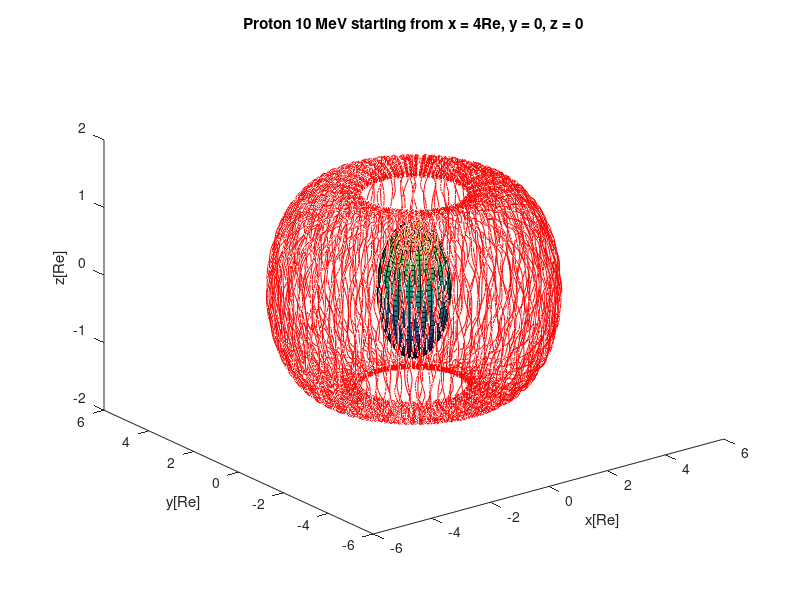

This figure's MATLAB source:
close all;
clear all;

global B0; global q; global m; global Re; global dt; 

% parameters
e = 1.602176565e-19; % Elementary charge (Coulomb)
m_pr = 1.672621777e-27; % Proton mass (kg)
m_el = 9.10938291e-31; % Electron mass (kg)
c = 299792458; % speed of light (m/s)
% Earth parameters
B0 = 3.07e-5 % Tesla
Re = 6378137 % meter (Earth radius)

% use electron/proton
m = m_pr % we choose proton, change to m_el when simulating electron
q = e % positive charge, change to -e when simulating electron

% Trajectory of a proton with 10MeV kinetic energy in dipole field
K = 1e7    % kinetic energy in eV
K = K*e;   % convert to Joule
% Find corresponding speed:
v_mod = c/sqrt(1+(m*c^2)/K) 

% initial position: equatorial plane 4Re from Earth
%x0 = 4*Re*rand(); 
%y0 = 0.0; 
%z0 = 0.0;
R1=1.25*Re;
R2=5*Re;
rho=rand(3);
nu=(1-2*rho(2));
x0 = (R1^3+(R2^3-R1^3)*rho(1))^(1/3)*(1-nu^2)^(1/2)*cos(2*pi*rho(3));
y0 = (R1^3+(R2^3-R1^3)*rho(1))^(1/3)*(1-nu^2)^(1/2)*sin(2*pi*rho(3));
z0 = (R1^3+(R2^3-R1^3)*rho(1))^(1/3)*nu;
%pitch_angle = 30.0 * rand() %  initial angle between velocity and mag.field (degrees)

% initial velocity
u0 = v_mod;
v0 = v_mod;%*sin(pitch_angle*pi/180)*rand();
w0 = v_mod;%*cos(pitch_angle*pi/180)*rand();

dt = 0.01;
tfin = 250; % in s
time = 0:dt:tfin;
%[x_sol,t] = lsode('Newton_Lorenz',[x0 ;y0; z0; u0; v0; w0],time); % solve equation of motion *** Octave ***
%[t,x_sol] = ode45('Newton_Lorenz',time,[x0 ;y0; z0; u0; v0; w0]) % use this for *** Matlab ****

x_sol = zeros(tfin/dt+1,6);
x_sol(1,1) = x0;
x_sol(1,2) = y0;
x_sol(1,3) = z0;
x_sol(1,4) = u0;
x_sol(1,5) = v0;
x_sol(1,6) = w0;

qom = q/m;

for i = 1:1:tfin/dt
	% calculate 3 Cartesian components of the magnetic field
	fac1 =  -B0*Re^3/(x_sol(i,1)^2 + x_sol(i,2)^2 + x_sol(i,3)^2)^2.5;
	Bx = 3*x_sol(i,1)*x_sol(i,3)*fac1;
	By = 3*x_sol(i,2)*x_sol(i,3)*fac1;
	Bz = (2*x_sol(i,3)^2 -x_sol(i,1)^2- x_sol(i,2)^2)*fac1;
	Ex = 0.0;
	Ey = 0.0;
	Ez = 0.0;

%    B_sq=Bx*Bx+By*By+Bz*Bz;
%    f1=tan(qom*(dt/2)*sqrt(B_sq))/sqrt(B_sq);
%    f2=2*f1/(1+f1.^2*B_sq);
%
%    vxstar2 = x_sol(i,4)+qom*Ex*0.5*dt;
%    vystar2 = x_sol(i,5)+qom*Ey*0.5*dt;
%    vzstar2 = x_sol(i,6)+qom*Ez*0.5*dt;
%
%    vxpr = vxstar2+f1*(vystar2*Bz-By*vzstar2);
%	vypr = vystar2+f1*(-vxstar2*Bz+vzstar2*Bx);
%    vzpr = vzstar2+f1*(vxstar2*By-vystar2*Bx);
%	vxplus = vxstar2+f2*(vypr*Bz-vzpr*By);
%	vyplus = vystar2+f2*(-vxpr*Bz+vzpr*Bx);
%	vzplus = vzstar2+f2*(vxpr*By-vypr*Bx);       
%	
%    x_sol(i+1,4) = vxplus+qom*0.5*dt*Ex;
%    x_sol(i+1,5) = vyplus+qom*0.5*dt*Ey;
%	x_sol(i+1,6) = vzplus+qom*0.5*dt*Ez;

	k = qom * 0.5 * dt;
	tx = k * Bx;
	ty = k * By;
	tz = k * Bz;
    t_mag2 = tx * tx + ty * ty + tz * tz;

	sx = (2.0 * tx) / (1.0 + t_mag2);
	sy = (2.0 * ty) / (1.0 + t_mag2);
	sz = (2.0 * tz) / (1.0 + t_mag2);

	v_minusx = x_sol(i,4) + k * Ex;
	v_minusy = x_sol(i,5) + k * Ey;
	v_minusz = x_sol(i,6) + k * Ez;

	v_primex = v_minusx + (v_minusy * tz - v_minusz * ty);
	v_primey = v_minusy + (v_minusz * tx - v_minusx * tz);
	v_primez = v_minusz + (v_minusx * ty - v_minusy * tx);

	v_plusx = v_minusx + (v_primey * sz - v_primez * sy);
	v_plusy = v_minusy + (v_primez * sx - v_primex * sz);
	v_plusz = v_minusz + (v_primex * sy - v_primey * sx);

	x_sol(i+1,4) = v_plusx + k * Ex;
	x_sol(i+1,5) = v_plusy + k * Ey;
	x_sol(i+1,6) = v_plusz + k * Ez;

	x_sol(i+1,1) = x_sol(i,1) + x_sol(i+1,4) * dt; % dx/dt = u
	x_sol(i+1,2) = x_sol(i,2) + x_sol(i+1,5) * dt; % dy/dt = v
	x_sol(i+1,3) = x_sol(i,3) + x_sol(i+1,6) * dt; % dz/dt = w

end

% plots
plot3(x_sol(:,1)/Re,x_sol(:,2)/Re,x_sol(:,3)/Re,'r'); % plot trajectory in 3D
xlabel('x[Re]')
ylabel('y[Re]')
zlabel('z[Re]')
title('Proton 10 MeV starting from x = 4Re, y = 0, z = 0')
hold on;
sphere(40);
hold off;

%plot(time,0.5*m*(x_sol(:,4).^2 + x_sol(:,5).^2 + x_sol(:,6).^2))

